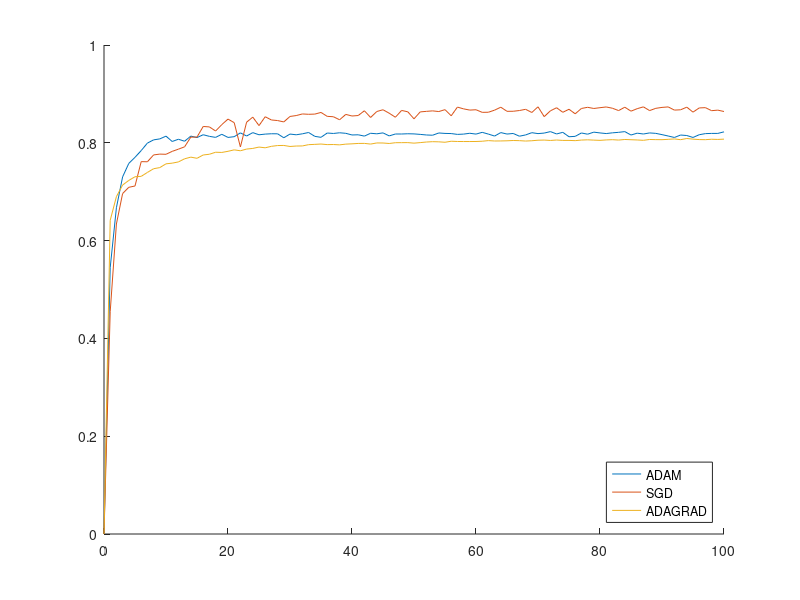

This chart was generated by the following MATLAB code:
round=0:1:100;
%sgd LR=0.01; layer =784;4;5;10
sgd=[0,0.4547, 0.634, 0.6962, 0.709, 0.7117, 0.7615, 0.7612, 0.7752, 0.7769, 0.7765, 0.7825, 0.787, 0.7918, 0.8116, 0.8117, 0.8334, 0.8325, 0.8241, 0.8372, 0.8485, 0.8412, 0.7915, 0.8422, 0.8525, 0.8352, 0.8533, 0.8467, 0.8455, 0.8427, 0.8539, 0.8557, 0.859, 0.8583, 0.8587, 0.8621, 0.8541, 0.8533, 0.8471, 0.8581, 0.8548, 0.8558, 0.8655, 0.8518, 0.864, 0.8676, 0.8605, 0.8523, 0.8662, 0.8634, 0.849, 0.8632, 0.8643, 0.8653, 0.8639, 0.8678, 0.8552, 0.873, 0.8694, 0.8669, 0.8676, 0.8623, 0.8625, 0.8668, 0.8728, 0.8644, 0.8645, 0.866, 0.8685, 0.862, 0.8736, 0.8535, 0.8654, 0.8717, 0.8624, 0.8686, 0.8593, 0.8702, 0.8726, 0.8702, 0.8718, 0.8733, 0.8707, 0.8659, 0.8728, 0.8647, 0.8698, 0.8735, 0.8659, 0.8705, 0.8724, 0.8734, 0.8669, 0.8675, 0.8729, 0.8627, 0.8713, 0.8719, 0.8657, 0.8668, 0.864];
%adam LR=0.001 b1=0.9 b2=0.999; layer=784;4;5;10
adam=[0,0.5447, 0.6672, 0.7303, 0.7579, 0.7703, 0.7841, 0.7994, 0.806, 0.808, 0.8136, 0.8027, 0.8073, 0.8032, 0.8137, 0.8107, 0.8165, 0.8132, 0.8111, 0.8174, 0.811, 0.8125, 0.8203, 0.8139, 0.8208, 0.8164, 0.8178, 0.8185, 0.8184, 0.8103, 0.8179, 0.8164, 0.8184, 0.8211, 0.8132, 0.8112, 0.82, 0.8191, 0.8205, 0.8194, 0.816, 0.8164, 0.8137, 0.8195, 0.8184, 0.8203, 0.8141, 0.818, 0.818, 0.8185, 0.8182, 0.8172, 0.816, 0.8155, 0.8201, 0.8192, 0.8189, 0.8172, 0.8178, 0.8195, 0.8178, 0.8214, 0.8178, 0.8138, 0.8209, 0.8179, 0.8191, 0.8135, 0.8161, 0.8207, 0.8188, 0.8199, 0.8229, 0.8181, 0.8214, 0.8124, 0.8132, 0.8201, 0.8176, 0.8218, 0.8202, 0.8189, 0.8204, 0.8214, 0.8229, 0.8159, 0.8197, 0.818, 0.8202, 0.8193, 0.8167, 0.8139, 0.8109, 0.8159, 0.8149, 0.8109, 0.8165, 0.8188, 0.8192, 0.8192, 0.8224];
%adagrad LR=0.01 e=10^-8
adagrad=[0, 0.6415, 0.6899, 0.7136, 0.7231, 0.7306, 0.7314, 0.7394, 0.747, 0.7493, 0.757, 0.7584, 0.7609, 0.7673, 0.7707, 0.7683, 0.7751, 0.7766, 0.7807, 0.7803, 0.7826, 0.7856, 0.7837, 0.7872, 0.7885, 0.7913, 0.7898, 0.7928, 0.7944, 0.7946, 0.7925, 0.7934, 0.7936, 0.7962, 0.7968, 0.7975, 0.7963, 0.7965, 0.7958, 0.7973, 0.7979, 0.7987, 0.7988, 0.7974, 0.7997, 0.7996, 0.7986, 0.8002, 0.8003, 0.8004, 0.7993, 0.8004, 0.8016, 0.8023, 0.802, 0.8011, 0.8032, 0.8027, 0.8026, 0.8026, 0.8027, 0.8032, 0.8045, 0.8037, 0.8038, 0.8041, 0.8047, 0.8044, 0.8036, 0.8042, 0.8053, 0.8056, 0.8048, 0.8057, 0.8049, 0.8049, 0.8044, 0.8056, 0.8061, 0.8055, 0.805, 0.8059, 0.8064, 0.8056, 0.8068, 0.8063, 0.8058, 0.8051, 0.8068, 0.8065, 0.8064, 0.8071, 0.8079, 0.8064, 0.8088, 0.8075, 0.8066, 0.8064, 0.8073, 0.8069, 0.8075];
hold on
plot(round,adam)
plot(round,sgd)
plot(round,adagrad)
legend("ADAM","SGD","ADAGRAD","location","southeast")